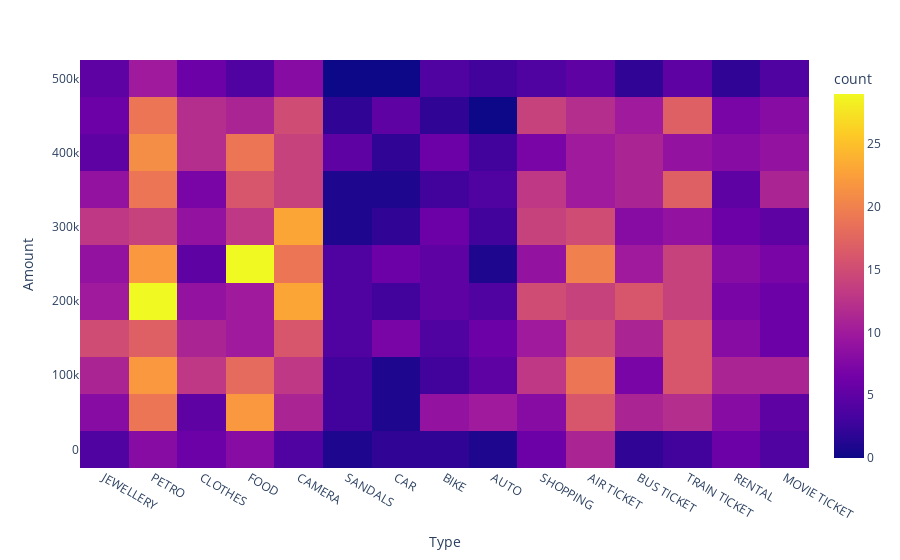

Notebook cell for this chart:
### Code cell
fig = px.density_heatmap(data_frame=spend_df,
                         x="Type",
                         y="Amount")
fig.show()

### Figure 1 — Plotly figure (JSON) as saved in the notebook; plotly's stock layout.template omitted (floating-point values rounded to 4 significant figures; data arrays with more than 128 entries replaced by an {"elided": "..."} marker saying what was removed)
{"data": [{"coloraxis": "coloraxis", "hovertemplate": "Type=%{x}<br>Amount=%{y}<br>count=%{z}<extra></extra>", "name": "", "type": "histogram2d", "x": {"elided": "1500 str values"}, "xaxis": "x", "xbingroup": "x", "y": {"elided": "1500 float values"}, "yaxis": "y", "ybingroup": "y"}], "layout": {"coloraxis": {"colorbar": {"title": {"text": "count"}}, "colorscale": [[0, "#0d0887"], [0.1111, "#46039f"], [0.2222, "#7201a8"], [0.3333, "#9c179e"], [0.4444, "#bd3786"], [0.5556, "#d8576b"], [0.6667, "#ed7953"], [0.7778, "#fb9f3a"], [0.8889, "#fdca26"], [1, "#f0f921"]]}, "legend": {"tracegroupgap": 0}, "margin": {"t": 60}, "xaxis": {"anchor": "y", "domain": [0, 1], "title": {"text": "Type"}}, "yaxis": {"anchor": "x", "domain": [0, 1], "title": {"text": "Amount"}}}}
